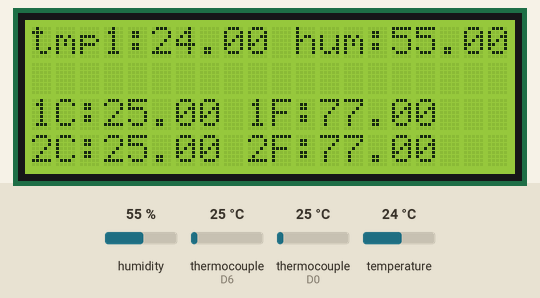
A sketch run on a simulated ESP8266 (Wemos D1 mini). On the bench: 20×4 character LCD. The inputs (shaded band) are chosen by the test bench; at power-on: humidity 55 %, thermocouple (sensors on D6, D0) 25 °C, temperature 24 °C. WiFi joins after 1.5 s; servers stay silent unless stated; what the sketch prints to the serial monitor is not drawn.

Above: at 5.7 s.
5.8 s: humidity set to 22 %
At 8.4 s:
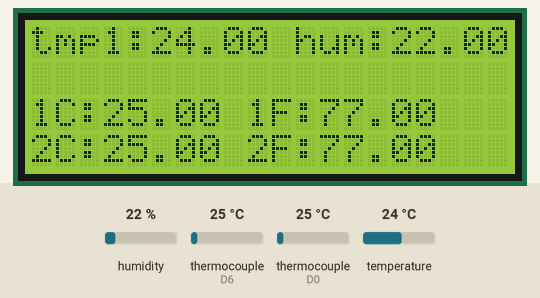
9.2 s: thermocouple (sensor on D6) set to 6 °C
At 11.3 s:
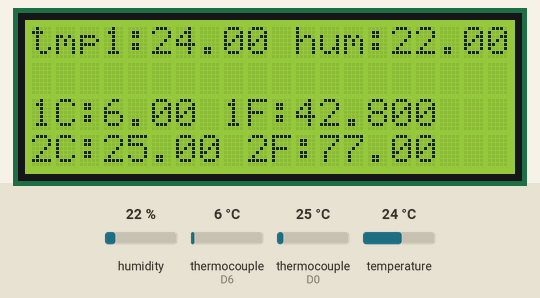
12.3 s: thermocouple (sensor on D0) set to 75 °C
At 14.2 s:
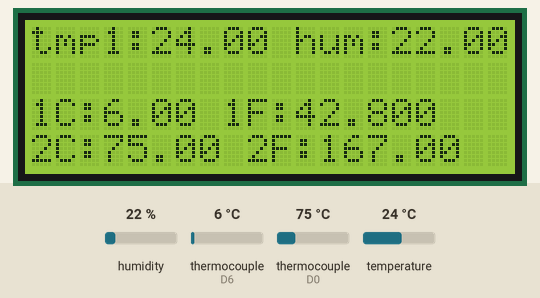
15.4 s: temperature set to 12 °C
At 17.9 s:
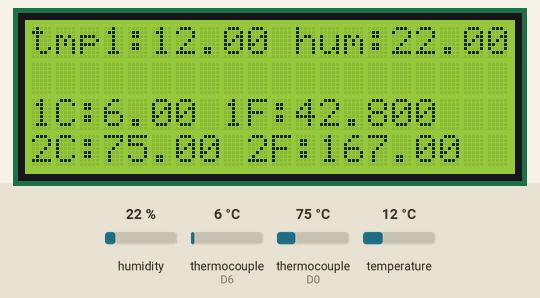
18.4 s: thermocouple (sensor on D6) set to 150 °C
At 21.2 s:
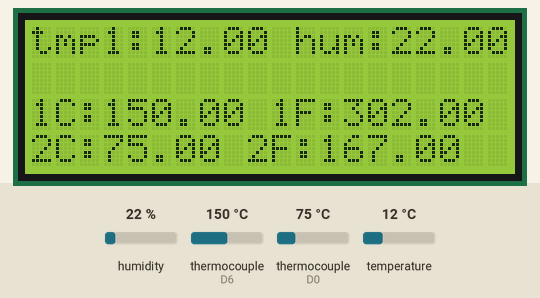
21.5 s: thermocouple (sensor on D0) set to 225 °C
At 24.5 s:
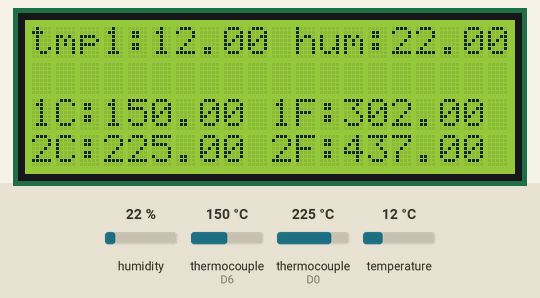
Timing chart, 0 to 25.6 s (numbered marks = the images above; inputs shaded):
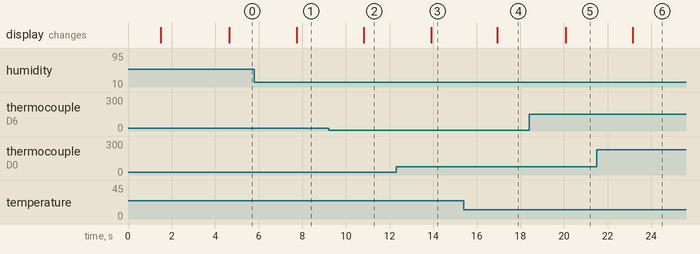

The sketch:

FirePrevent_firmware.ino
```cpp
#include <ESP8266WiFi.h> //ESP8266 Core WiFi Library (you most likely already have this in your sketch)
#include <DNSServer.h>            //Local DNS Server used for redirecting all requests to the configuration portal
#include <ESP8266WebServer.h>     //Local WebServer used to serve the configuration portal
#include <WiFiManager.h>          //https://github.com/tzapu/WiFiManager WiFi Configuration Magic

#include <DHT.h>                  // DHT11 & DHT22 Temperature and humidity sensor
#include <Wire.h>                 //
#include <WiFiUdp.h>              // Wifi UDP packets generation
#include <max6675.h>
#include <LiquidCrystal_I2C.h>    // I2c LCD display

/*-----( Declare Constants & objects)-----*/
int thermoDO = 14; // D5
int thermoCS1 = 12; // D6
int thermoCLK = 13; // D7
int thermoCS2 = 16; // D0

MAX6675 thermocouple1(thermoCLK, thermoCS1, thermoDO);
MAX6675 thermocouple2(thermoCLK, thermoCS2, thermoDO);

// make a cute degree symbol
//uint8_t degree[8]  = {140,146,146,140,128,128,128,128};

// objects to store
uint8_t MAC_array[6];
char MAC_char[18];

// InfluxDB server ip
byte host[] = {192, 168, 1, 101};
// the port that the InfluxDB UDP plugin is listening on
int port = 8888;

#define DHTPIN D4 // what pin we connect DHT to
// note GPIO5 is D1 at NodeMCU - http://www.14core.com/wp-content/uploads/2015/06/Node-MCU-Pin-Out-Diagram1.png
// note GPIO5 is D15 http://www.wemos.cc/wiki/doku.php?id=en:d1
//#define DHTTYPE DHT11   // DHT 11
#define DHTTYPE DHT22   // DHT 22
DHT dht(DHTPIN, DHTTYPE);

WiFiUDP udp;


// set the LCD address to 0x27 for a 20 chars 4 line display
// Set the LCD I2C address

LiquidCrystal_I2C lcd(0x27, 20, 4);

// Callback definition for WiFiManager
void configModeCallback (WiFiManager *myWiFiManager) {
  Serial.println("Entered config mode");
  Serial.println(WiFi.softAPIP());
  //if you used auto generated SSID, print it
  Serial.println(myWiFiManager->getConfigPortalSSID());
}


void setup() {
  Serial.begin(115200);
  Serial.println("Wemos sensors sketch");

  WiFiManager wifiManager;

  //set callback that gets called when connecting to previous WiFi fails, and enters Access Point mode
  wifiManager.setAPCallback(configModeCallback);

  //fetches ssid and pass and tries to connect
  //if it does not connect it starts an access point with the specified name
  //here  "AutoConnectAP"
  //and goes into a blocking loop awaiting configuration
  if(!wifiManager.autoConnect()) {
    Serial.println("failed to connect and hit timeout");
    //reset and try again, or maybe put it to deep sleep
    ESP.reset();
    delay(1000);
  }

  // Devices initialitation

  lcd.begin();
  lcd.clear();
  lcd.leftToRight();
  lcd.home();

  dht.begin();

  // create MAC string
  WiFi.macAddress(MAC_array);
  for (int i = 0; i < sizeof(MAC_array); ++i){
    sprintf(MAC_char,"%s%02x:",MAC_char,MAC_array[i]);
  }

  Serial.print("MAC @:");
  Serial.println(MAC_char);

  Serial.println("");
  Serial.println("");

  //lcd.createChar(0, degree);
  delay(3000);
}

void loop() {

  // Get sensors data
  float f_dhtemp = dht.readTemperature();
  float f_humidity = dht.readHumidity();
  float f_therm_c1 = thermocouple1.readCelsius();
  float f_therm_f1 = thermocouple1.readFahrenheit();
  float f_therm_c2 = thermocouple2.readCelsius();
  float f_therm_f2 = thermocouple2.readFahrenheit();

  // Generating line protocol
  String temperature = String("dhtemp,host=") \
    + MAC_char + String(" value=") + String(f_dhtemp, 2) + "\n";
  String humidity = String("humidity,host=") \
    + MAC_char + String(" value=") + String(f_humidity,2) + "\n";
  String thermc1 = String("therm_C,host=") \
    + MAC_char + String(" value=") + String(f_therm_c1,2) + "\n";
  String thermf1 = String("therm_F,host=") \
    + MAC_char + String(" value=") + String(f_therm_f1,2) + "\n";
  String thermc2 = String("therm_C,host=") \
    + MAC_char + String(" value=") + String(f_therm_c2,2) + "\n";
  String thermf2 = String("therm_F,host=") \
    + MAC_char + String(" value=") + String(f_therm_f2,2) + "\n";

  // Print serial output (format validation purpose)
  Serial.println();
  Serial.println("SENSORS VALUE:");
  Serial.print(temperature);
  Serial.print(humidity);
  Serial.print(thermc1);
  Serial.print(thermf1);
  Serial.print(thermc2);
  Serial.print(thermf2);

  // Send UDP packet
  Serial.println();
  Serial.println("Preparing UDP packet...");
  udp.beginPacket(host, port);
  udp.print(temperature);
  udp.print(humidity);
  udp.print(thermc1);
  udp.print(thermf1);
  udp.print(thermc2);
  udp.print(thermf2);
  udp.endPacket();
  Serial.println("UDP packet sent...");
  Serial.println();
  Serial.println("Waiting...");

  // Print LCD output
  lcd.setCursor(0x00,0);
  lcd.print("tmp1:");
  lcd.print(f_dhtemp);
  lcd.print(" hum:");
  lcd.print(f_humidity);

  lcd.setCursor(0x14,0);
  lcd.print("1C:");
  lcd.print(f_therm_c1);
  lcd.print(" 1F:");
  lcd.print(f_therm_f1);

  lcd.setCursor(0x54,0);
  lcd.print("2C:");
  lcd.print(f_therm_c2);
  lcd.print(" 2F:");
  lcd.print(f_therm_f2);

/*  lcd.print(thermocouple.readCelsius());
#if ARDUINO >= 100
  lcd.write((byte)0);
#else
  lcd.print(0, BYTE);
#endif
  lcd.print("C ");
  lcd.print(thermocouple.readFahrenheit());
#if ARDUINO >= 100
  lcd.write((byte)0);
#else
  lcd.print(0, BYTE);
#endif
  lcd.print('F');*/

  delay(3000);
}
```

Measured:
- after the input at 5.8 s, the display: changes after 1.9 s (image 1)
- after the input at 9.2 s, the display: changes after 1.6 s (image 2)
- after the input at 12.3 s, the display: changes after 1.6 s (image 3)
- after the input at 15.4 s, the display: changes after 1.5 s (image 4)
- after the input at 18.4 s, the display: changes after 1.7 s (image 5)
- after the input at 21.5 s, the display: changes after 1.7 s (image 6)
